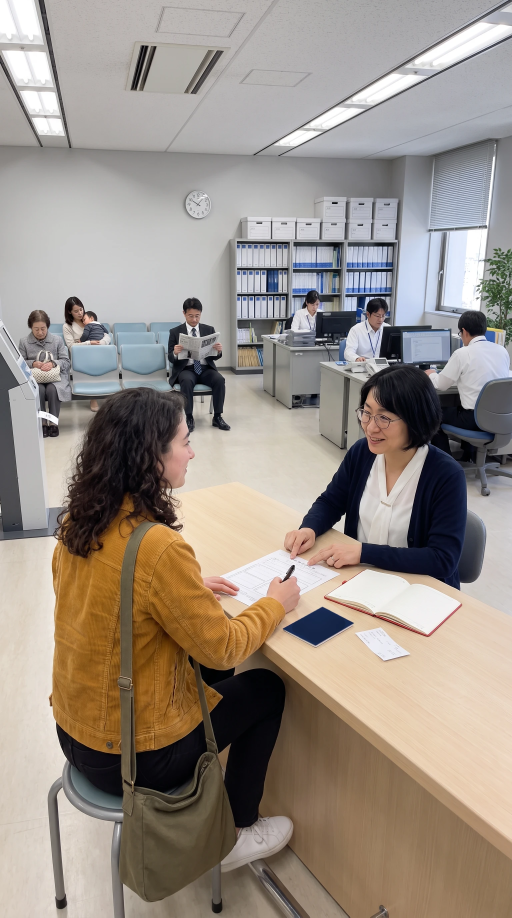
#> input picture visuel/prototype/kuyakusho.webp, 1536 x 2752 px, given in place of kuyakusho.png, which was not available (shown at 1/3 size)
$ python retoucher_kuyakusho.py
#> lines starting #> are read from the running program, lines starting #| are printed output that depends on the picture; after the words box and inside, x2 and y2 are one past the last pixel; in counts of white or black regions, pixels touching at a corner belong together
# -*- coding: utf-8 -*-
"""Retouche locale (gratuite) de la scene kuyakusho : le passeport.

    python japonais/scenes/retoucher_kuyakusho.py

La prise du 31 oct. 2026 a pose sur le comptoir un passeport JAPONAIS
(chrysantheme dore, « 日本国 JAPAN ») : du texte dans l'image, et un contresens,
Camille est canadienne. Mon prompt disait « dark-red passport » ; un passeport
canadien est bleu marine. On repeint la couverture en bleu marine uni, en
gardant la lumiere de la photo : le motif dore est d'abord efface par un
grand filtre median, puis chaque pixel prend le bleu marine module par la
luminance d'origine. Bord adouci.

Entree  visuel/scenes/kuyakusho.png (source hors depot)
Sortie  visuel/scenes/kuyakusho-propre.png
"""
import os

import cv2
import numpy as np

RACINE = os.path.normpath(os.path.join(os.path.dirname(os.path.abspath(__file__)), "..", ".."))
SRC = os.path.join(RACINE, "visuel", "scenes", "kuyakusho.png")
SORTIE = os.path.join(RACINE, "visuel", "scenes", "kuyakusho-propre.png")

# Couverture, en pixels de la source 1536 x 2752 (mesuree sur une grille de 20 px),
# jusqu'au bord de la couverture (la tranche et les pages blanches restent).
COUVERTURE = [(967, 1820), (1061, 1869), (946, 1936), (848, 1886)]
MARINE = np.array([72, 38, 22], np.float32)       # BGR, bleu marine


def main():
    img = cv2.imread(SRC)
#> img is the input picture: shape (2752, 1536, 3); mean B, G, R 135.2, 144.2, 154.2
    m = np.zeros(img.shape[:2], np.uint8)
    cv2.fillPoly(m, [np.array(COUVERTURE, np.int32)], 255)
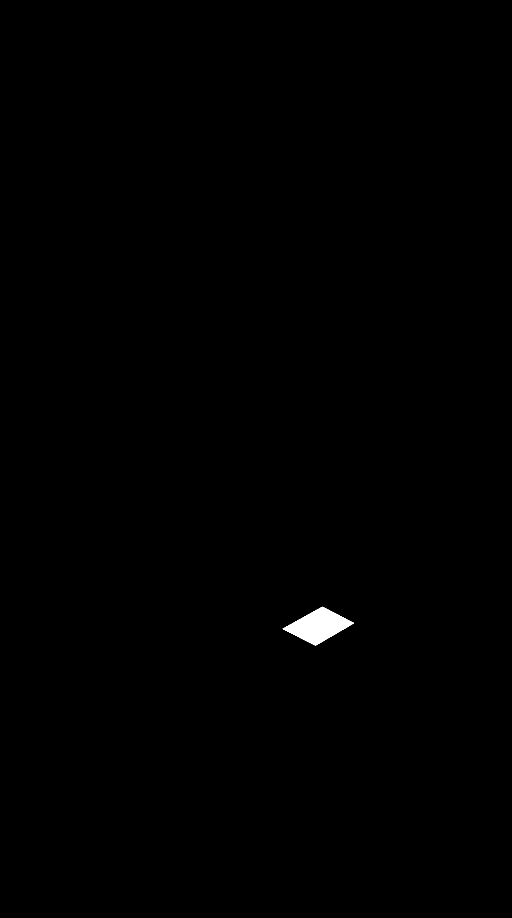
#> m: shape (2752, 1536) (shown at 1/3 size); 0.29% white; 1 white region, box (x1, y1, x2, y2) and area: (848, 1820, 1062, 1937) 12390
    lisse = cv2.medianBlur(img, 51)
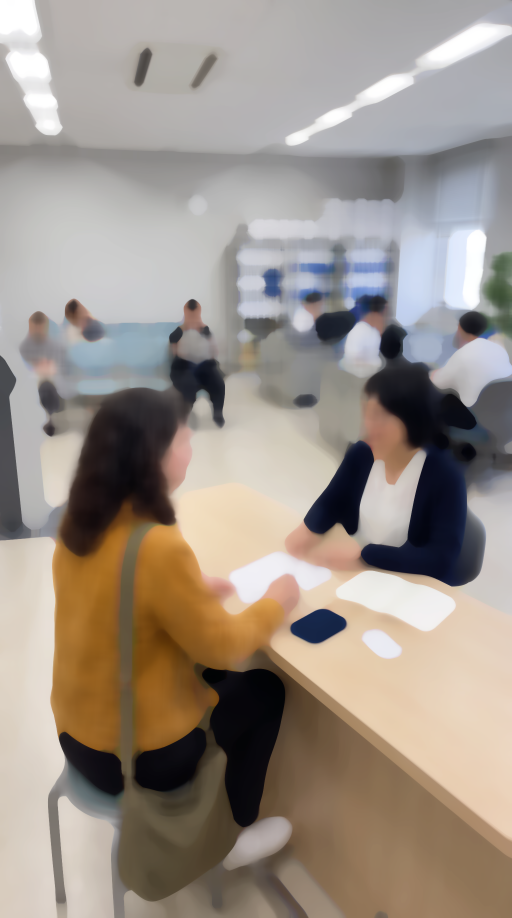
#> lisse: shape (2752, 1536, 3) (shown at 1/3 size); mean B, G, R 137.1, 146.2, 156.3
    lum = cv2.cvtColor(lisse, cv2.COLOR_BGR2GRAY).astype(np.float32)
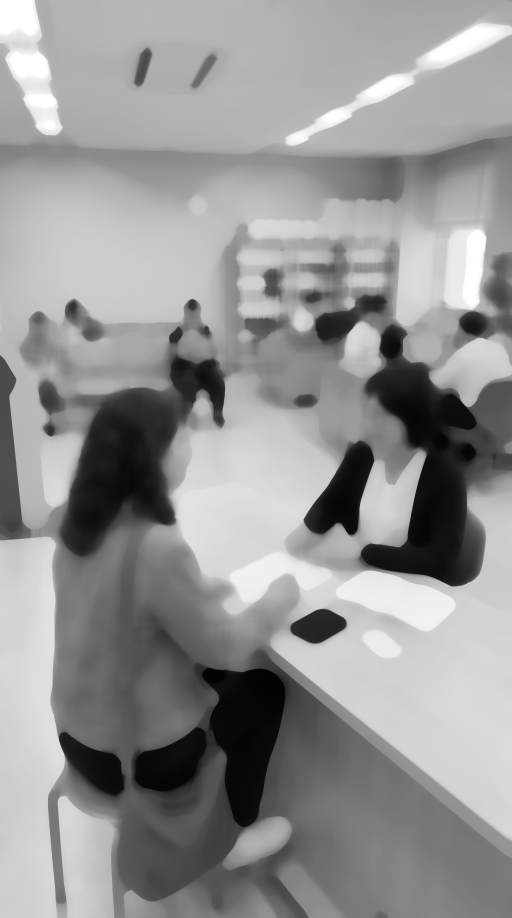
#> lum: shape (2752, 1536) float32 (shown at 1/3 size); min 2, max 255, mean 148.2
    ref = float(np.median(lum[m > 0]))
#> ref = 37
    marine = np.clip(MARINE[None, None, :] * np.clip(lum / ref, 0.85, 1.15)[:, :, None], 0, 255)
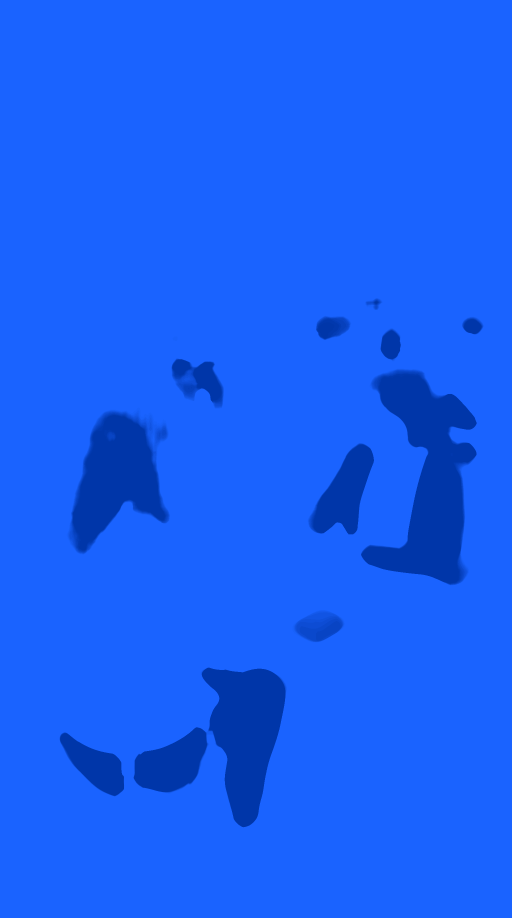
#> marine: shape (2752, 1536, 3) float32 (shown at 1/3 size); mean of channels 0, 1, 2 82.2, 42.4, 24.1; drawn with min black and max white
    alpha = cv2.GaussianBlur(m.astype(np.float32) / 255.0, (3, 3), 0)[:, :, None]
    res = (img.astype(np.float32) * (1 - alpha) + marine * alpha).astype(np.uint8)
    cv2.imwrite(SORTIE, res)
    print("  %s : %d px repeints" % (os.path.basename(SORTIE), int((m > 0).sum())))
#|   kuyakusho-propre.png : 12390 px repeints


if __name__ == "__main__":
    main()

$ run again, with visuel/prototype/apotheke.webp copied over visuel/prototype/kuyakusho.webp
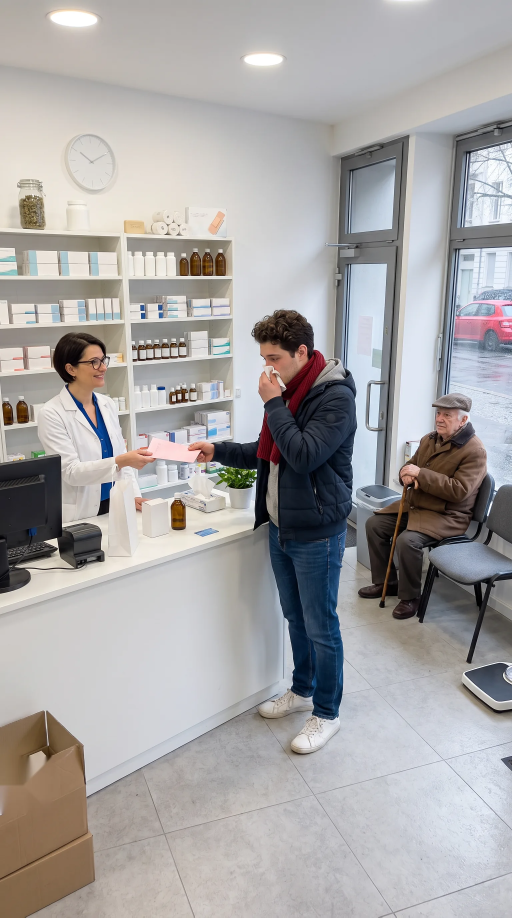
#> input picture visuel/prototype/apotheke.webp, 1536 x 2752 px, given in place of kuyakusho.png, which was not available (shown at 1/3 size)
#> in main, img is the input picture: shape (2752, 1536, 3); mean B, G, R 164.6, 164.6, 167
#> m: shape (2752, 1536); 0.29% white; 1 white region, box (x1, y1, x2, y2) and area: (848, 1820, 1062, 1937) 12390
#> in main, `lum = cv2.cvtColor(lisse, cv2.COLOR_BGR2GRAY).astype(np.float32)`:
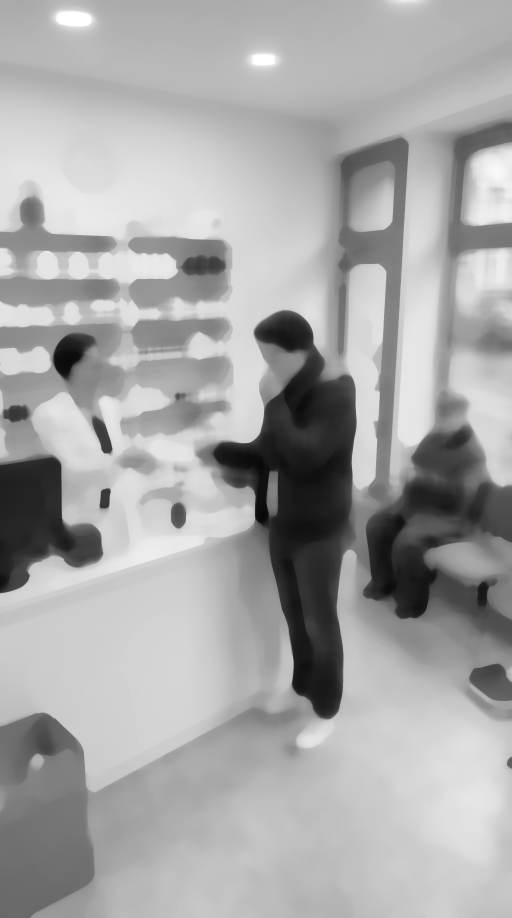
#> lum: shape (2752, 1536) float32 (shown at 1/3 size); min 7, max 255, mean 166.6
#> ref = 47
#> in main, `marine = np.clip(MARINE[None, None, :] * np.clip(lum / ref, 0.85, 1.15..`:
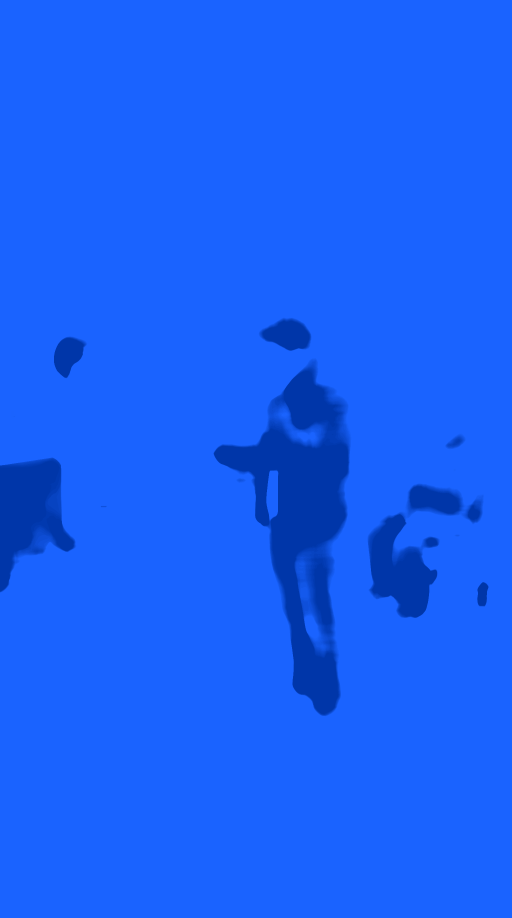
#> marine: shape (2752, 1536, 3) float32 (shown at 1/3 size); mean of channels 0, 1, 2 82.7, 42.7, 24.2; drawn with min black and max white
#|   kuyakusho-propre.png : 12390 px repeints
